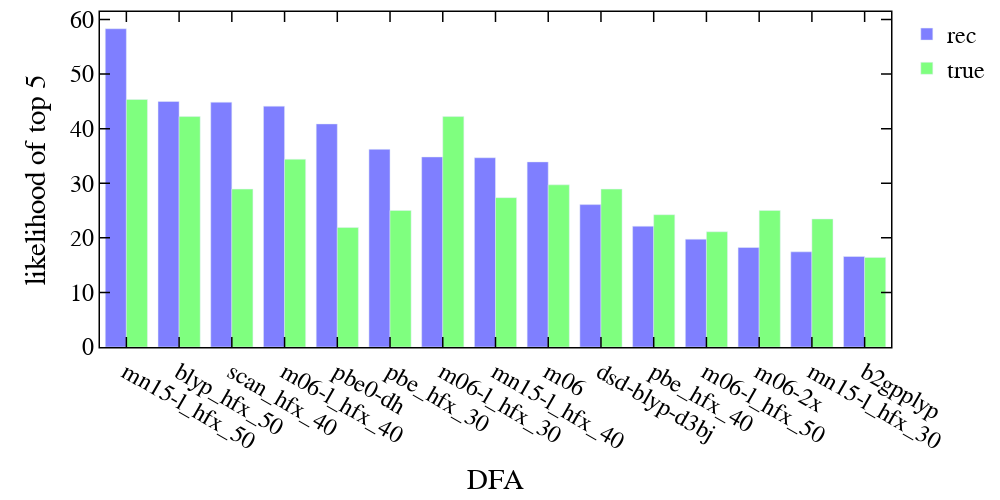

The code cell stored with this chart in its notebook:
### Markdown cell above
##### likelihood of top 5 DFAs

### Code cell
### ----top-5----
cutoff = 15
top5_bfs = {}
for f in functionals:
    top5_bfs[f] = 0
for _, row in df_sel_top.iterrows():
    for f in row["best_fs"]:
        top5_bfs[f] += 1
true_top5_bfs = {}
for f in functionals:
    true_top5_bfs[f] = 0
for _, row in df_sel_top.iterrows():
    for f in row["true_best_fs"]:
        true_top5_bfs[f] += 1

for f in top5_bfs:
    top5_bfs[f] += true_top5_bfs[f]*0.01

from collections import Counter
bfs = dict(sorted(top5_bfs.items(), key=lambda item: item[1], reverse=True))
use_bfs_true = {}
for f in list(bfs.keys()):
    use_bfs_true[f] = true_top5_bfs[f]
data = [go.Bar(x=list(bfs.keys())[:cutoff],
               y=np.array(list(bfs.values()))[:cutoff]*600./np.sum(list(bfs.values())), name='rec', marker_color='rgba(0, 0, 255, 0.5)'),
        go.Bar(x=list(use_bfs_true.keys())[:cutoff],
               y=np.array(list(use_bfs_true.values()))[:cutoff]*600./np.sum(list(bfs.values())), name='true', marker_color='rgba(0, 255, 0, 0.5)'),
       ]
layout = go.Layout()
layout.update(glob_layout)
layout["xaxis"].update({'title': "DFA"})
layout["yaxis"].update({'title': "likelihood of top 5", })
layout.update(width=1000, height=500, boxmode='group')
fig = dict(data=data, layout=layout)
iplot(fig)

### Figure 1 — Plotly figure (JSON) as saved in the notebook; plotly's stock layout.template omitted (floating-point values rounded to 4 significant figures)
{"data": [{"marker": {"color": "rgba(0, 0, 255, 0.5)"}, "name": "rec", "type": "bar", "x": ["mn15-l_hfx_50", "blyp_hfx_50", "scan_hfx_40", "m06-l_hfx_40", "pbe0-dh", "pbe_hfx_30", "m06-l_hfx_30", "mn15-l_hfx_40", "m06", "dsd-blyp-d3bj", "pbe_hfx_40", "m06-l_hfx_50", "m06-2x", "mn15-l_hfx_30", "b2gpplyp"], "y": [58.3, 44.98, 44.84, 44.12, 40.87, 36.21, 34.82, 34.67, 33.91, 26.08, 22.13, 19.75, 18.23, 17.43, 16.58]}, {"marker": {"color": "rgba(0, 255, 0, 0.5)"}, "name": "true", "type": "bar", "x": ["mn15-l_hfx_50", "blyp_hfx_50", "scan_hfx_40", "m06-l_hfx_40", "pbe0-dh", "pbe_hfx_30", "m06-l_hfx_30", "mn15-l_hfx_40", "m06", "dsd-blyp-d3bj", "pbe_hfx_40", "m06-l_hfx_50", "m06-2x", "mn15-l_hfx_30", "b2gpplyp"], "y": [45.34, 42.21, 28.92, 34.39, 21.89, 25.01, 42.21, 27.36, 29.7, 28.92, 24.23, 21.1, 25.01, 23.45, 16.41]}], "layout": {"boxmode": "group", "font": {"color": "black", "family": "Helvetica", "size": 24}, "height": 500, "legend": {"orientation": "v"}, "margin": {"b": 100, "l": 100, "r": 10, "t": 10}, "paper_bgcolor": "rgba(255,255,255,100)", "plot_bgcolor": "white", "width": 1000, "xaxis": {"color": "black", "linecolor": "black", "linewidth": 1.5, "mirror": "allticks", "showgrid": false, "showline": true, "ticklen": 10, "ticks": "inside", "tickwidth": 1.5, "title": {"text": "DFA"}, "zeroline": false}, "yaxis": {"color": "black", "linecolor": "black", "linewidth": 1.5, "mirror": "allticks", "showgrid": false, "showline": true, "ticklen": 10, "ticks": "inside", "tickwidth": 1.5, "title": {"text": "likelihood of top 5"}, "zeroline": false}}}
